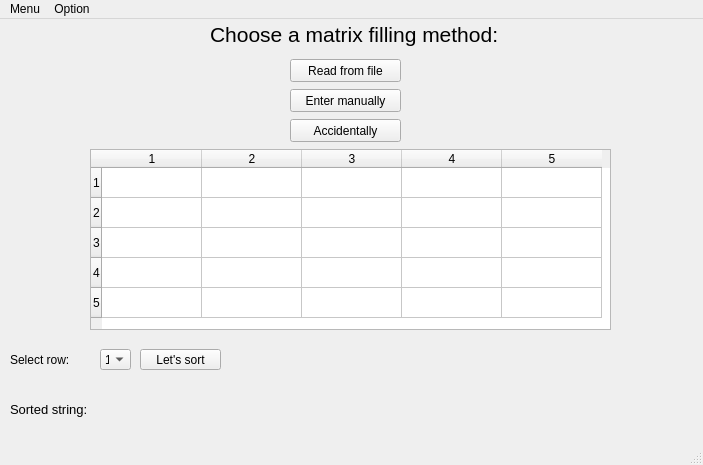
<?xml version="1.0" encoding="UTF-8"?>
<ui version="4.0">
 <class>MainWindow</class>
 <widget class="QMainWindow" name="MainWindow">
  <property name="geometry">
   <rect>
    <x>0</x>
    <y>0</y>
    <width>703</width>
    <height>465</height>
   </rect>
  </property>
  <property name="windowTitle">
   <string>Sort string</string>
  </property>
  <widget class="QWidget" name="centralwidget">
   <widget class="QPushButton" name="pushButton">
    <property name="geometry">
     <rect>
      <x>290</x>
      <y>40</y>
      <width>111</width>
      <height>23</height>
     </rect>
    </property>
    <property name="text">
     <string>Read from file</string>
    </property>
   </widget>
   <widget class="QPushButton" name="pushButton_2">
    <property name="geometry">
     <rect>
      <x>290</x>
      <y>70</y>
      <width>111</width>
      <height>23</height>
     </rect>
    </property>
    <property name="text">
     <string>Enter manually</string>
    </property>
   </widget>
   <widget class="QPushButton" name="pushButton_3">
    <property name="geometry">
     <rect>
      <x>290</x>
      <y>100</y>
      <width>111</width>
      <height>23</height>
     </rect>
    </property>
    <property name="text">
     <string>Accidentally</string>
    </property>
   </widget>
   <widget class="QLabel" name="label">
    <property name="geometry">
     <rect>
      <x>210</x>
      <y>0</y>
      <width>481</width>
      <height>31</height>
     </rect>
    </property>
    <property name="font">
     <font>
      <pointsize>16</pointsize>
     </font>
    </property>
    <property name="text">
     <string>Choose a matrix filling method:</string>
    </property>
   </widget>
   <widget class="QTableWidget" name="tableWidget">
    <property name="geometry">
     <rect>
      <x>90</x>
      <y>130</y>
      <width>521</width>
      <height>181</height>
     </rect>
    </property>
    <row>
     <property name="text">
      <string>1</string>
     </property>
    </row>
    <row>
     <property name="text">
      <string>2</string>
     </property>
    </row>
    <row>
     <property name="text">
      <string>3</string>
     </property>
    </row>
    <row>
     <property name="text">
      <string>4</string>
     </property>
    </row>
    <row>
     <property name="text">
      <string>5</string>
     </property>
    </row>
    <column>
     <property name="text">
      <string>1</string>
     </property>
    </column>
    <column>
     <property name="text">
      <string>2</string>
     </property>
    </column>
    <column>
     <property name="text">
      <string>3</string>
     </property>
    </column>
    <column>
     <property name="text">
      <string>4</string>
     </property>
    </column>
    <column>
     <property name="text">
      <string>5</string>
     </property>
    </column>
   </widget>
   <widget class="QLabel" name="label_2">
    <property name="geometry">
     <rect>
      <x>10</x>
      <y>330</y>
      <width>81</width>
      <height>21</height>
     </rect>
    </property>
    <property name="text">
     <string>Select row:</string>
    </property>
   </widget>
   <widget class="QComboBox" name="comboBox">
    <property name="geometry">
     <rect>
      <x>100</x>
      <y>330</y>
      <width>31</width>
      <height>21</height>
     </rect>
    </property>
    <item>
     <property name="text">
      <string>1</string>
     </property>
    </item>
    <item>
     <property name="text">
      <string>2</string>
     </property>
    </item>
    <item>
     <property name="text">
      <string>3</string>
     </property>
    </item>
    <item>
     <property name="text">
      <string>4</string>
     </property>
    </item>
    <item>
     <property name="text">
      <string>5</string>
     </property>
    </item>
   </widget>
   <widget class="QLabel" name="label_3">
    <property name="geometry">
     <rect>
      <x>10</x>
      <y>380</y>
      <width>151</width>
      <height>21</height>
     </rect>
    </property>
    <property name="font">
     <font>
      <pointsize>10</pointsize>
     </font>
    </property>
    <property name="text">
     <string>Sorted string:</string>
    </property>
   </widget>
   <widget class="QLabel" name="label_4">
    <property name="geometry">
     <rect>
      <x>170</x>
      <y>380</y>
      <width>491</width>
      <height>21</height>
     </rect>
    </property>
    <property name="text">
     <string/>
    </property>
   </widget>
   <widget class="QPushButton" name="pushButton_5">
    <property name="geometry">
     <rect>
      <x>140</x>
      <y>330</y>
      <width>81</width>
      <height>21</height>
     </rect>
    </property>
    <property name="text">
     <string>Let's sort</string>
    </property>
   </widget>
  </widget>
  <widget class="QMenuBar" name="menubar">
   <property name="geometry">
    <rect>
     <x>0</x>
     <y>0</y>
     <width>703</width>
     <height>21</height>
    </rect>
   </property>
   <widget class="QMenu" name="menuMenu">
    <property name="title">
     <string>Menu</string>
    </property>
    <addaction name="actionAbout_the_author"/>
    <addaction name="actionAbout_the_program"/>
    <addaction name="actionInstruction_manual"/>
    <addaction name="separator"/>
    <addaction name="actionExit"/>
   </widget>
   <widget class="QMenu" name="menuOption">
    <property name="title">
     <string>Option</string>
    </property>
    <widget class="QMenu" name="menuLanguages">
     <property name="title">
      <string>Languages</string>
     </property>
     <addaction name="action_2"/>
     <addaction name="actionEnglish"/>
    </widget>
    <addaction name="actionRandomly"/>
    <addaction name="actionEnter_manually"/>
    <addaction name="actionRandomly_2"/>
    <addaction name="separator"/>
    <addaction name="actionBlock_diagram"/>
    <addaction name="separator"/>
    <addaction name="menuLanguages"/>
   </widget>
   <addaction name="menuMenu"/>
   <addaction name="menuOption"/>
  </widget>
  <widget class="QStatusBar" name="statusbar"/>
  <action name="actionAbout_the_author">
   <property name="text">
    <string>About the author</string>
   </property>
  </action>
  <action name="actionAbout_the_program">
   <property name="text">
    <string>About the program</string>
   </property>
  </action>
  <action name="actionExit">
   <property name="text">
    <string>Exit</string>
   </property>
  </action>
  <action name="actionRandomly">
   <property name="text">
    <string>Read from file</string>
   </property>
  </action>
  <action name="actionEnter_manually">
   <property name="text">
    <string>Enter manually</string>
   </property>
  </action>
  <action name="actionRandomly_2">
   <property name="text">
    <string>Accidentally</string>
   </property>
  </action>
  <action name="actionBlock_diagram">
   <property name="text">
    <string>Block diagram</string>
   </property>
  </action>
  <action name="action_2">
   <property name="text">
    <string>Русский</string>
   </property>
  </action>
  <action name="actionEnglish">
   <property name="text">
    <string>English</string>
   </property>
  </action>
  <action name="actionInstruction_manual">
   <property name="text">
    <string>Instruction manual</string>
   </property>
  </action>
 </widget>
 <resources/>
 <connections/>
</ui>
